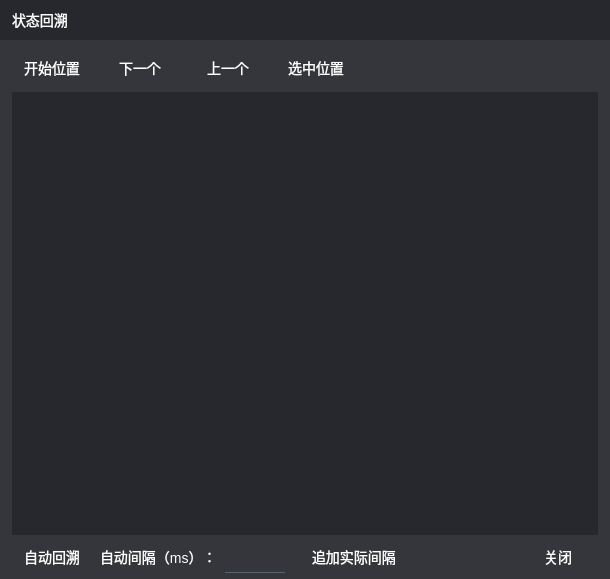
<?xml version="1.0" encoding="UTF-8"?>
<ui version="4.0">
 <class>BackTrackDlg</class>
 <widget class="QDialog" name="BackTrackDlg">
  <property name="geometry">
   <rect>
    <x>0</x>
    <y>0</y>
    <width>610</width>
    <height>579</height>
   </rect>
  </property>
  <property name="windowTitle">
   <string>Dialog</string>
  </property>
  <property name="styleSheet">
   <string notr="true">#BackTrackDlg{
background:#35363C;
}
*{
background:transparent;
font-size:14px;
color:white;
}
QPushButton{
border:none;
border-radius:4px;
}
QPushButton:hover{
background:#4C4E56;
}

QLineEdit{
border:none;
border-bottom:1px solid #5A636C;
padding-left:8px;
padding-right:8px;
}
QLineEdit:hover{
background:#4C4E56;
}
QLineEdit:focus{
border:1px solid #02BFFF;
}
QLabel[mstyle=&quot;hint&quot;]{
font-size:12px;color:#A0C2D3;
}
QCheckBox::indicator:unchecked {
    image: url(:/res/unchecked.svg);
}

QCheckBox::indicator:checked {
    image: url(:/res/checked.svg);
}
QScrollBar:vertical {
    border: none;
    background: transparent;
    width: 15px;
    margin: 0px;
}
QScrollBar::handle:vertical {
    border-radius:4px;
    background: #35363C;
    min-height: 20px;
	margin: 0px 1px 0px 1px;
}
QScrollBar::add-line,QScrollBar::sub-line {
    height: 0px;
}

QScrollBar::add-page,QScrollBar::sub-page {
    background: transparent;
}</string>
  </property>
  <layout class="QVBoxLayout" name="verticalLayout" stretch="0,1,0">
   <property name="spacing">
    <number>0</number>
   </property>
   <property name="leftMargin">
    <number>0</number>
   </property>
   <property name="topMargin">
    <number>0</number>
   </property>
   <property name="rightMargin">
    <number>0</number>
   </property>
   <property name="bottomMargin">
    <number>0</number>
   </property>
   <item>
    <widget class="QWidget" name="app_title" native="true">
     <property name="minimumSize">
      <size>
       <width>0</width>
       <height>40</height>
      </size>
     </property>
     <property name="styleSheet">
      <string notr="true">.QWidget{
background:#26282D;
}</string>
     </property>
     <layout class="QHBoxLayout" name="horizontalLayout">
      <property name="spacing">
       <number>8</number>
      </property>
      <property name="leftMargin">
       <number>12</number>
      </property>
      <property name="topMargin">
       <number>4</number>
      </property>
      <property name="rightMargin">
       <number>12</number>
      </property>
      <property name="bottomMargin">
       <number>4</number>
      </property>
      <item>
       <widget class="QLabel" name="title">
        <property name="text">
         <string>状态回溯</string>
        </property>
       </widget>
      </item>
      <item>
       <spacer name="horizontalSpacer">
        <property name="orientation">
         <enum>Qt::Horizontal</enum>
        </property>
        <property name="sizeHint" stdset="0">
         <size>
          <width>1705</width>
          <height>20</height>
         </size>
        </property>
       </spacer>
      </item>
      <item>
       <widget class="QWidget" name="system_buttons" native="true">
        <layout class="QHBoxLayout" name="horizontalLayout_2">
         <property name="spacing">
          <number>8</number>
         </property>
         <property name="leftMargin">
          <number>0</number>
         </property>
         <property name="topMargin">
          <number>0</number>
         </property>
         <property name="rightMargin">
          <number>0</number>
         </property>
         <property name="bottomMargin">
          <number>0</number>
         </property>
         <item>
          <widget class="QPushButton" name="btn_close">
           <property name="minimumSize">
            <size>
             <width>24</width>
             <height>24</height>
            </size>
           </property>
           <property name="text">
            <string/>
           </property>
           <property name="icon">
            <iconset>
             <normalon>:/res/close.svg</normalon>
            </iconset>
           </property>
           <property name="iconSize">
            <size>
             <width>16</width>
             <height>16</height>
            </size>
           </property>
          </widget>
         </item>
        </layout>
       </widget>
      </item>
     </layout>
    </widget>
   </item>
   <item>
    <widget class="QWidget" name="widget" native="true">
     <property name="styleSheet">
      <string notr="true"/>
     </property>
     <layout class="QVBoxLayout" name="verticalLayout_2">
      <property name="spacing">
       <number>8</number>
      </property>
      <property name="leftMargin">
       <number>12</number>
      </property>
      <property name="topMargin">
       <number>12</number>
      </property>
      <property name="rightMargin">
       <number>12</number>
      </property>
      <property name="bottomMargin">
       <number>0</number>
      </property>
      <item>
       <layout class="QHBoxLayout" name="horizontalLayout_4">
        <item>
         <widget class="QPushButton" name="btn_begin_pos">
          <property name="minimumSize">
           <size>
            <width>80</width>
            <height>32</height>
           </size>
          </property>
          <property name="text">
           <string>开始位置</string>
          </property>
         </widget>
        </item>
        <item>
         <widget class="QPushButton" name="btn_next">
          <property name="minimumSize">
           <size>
            <width>80</width>
            <height>32</height>
           </size>
          </property>
          <property name="text">
           <string>下一个</string>
          </property>
         </widget>
        </item>
        <item>
         <widget class="QPushButton" name="btn_previous">
          <property name="minimumSize">
           <size>
            <width>80</width>
            <height>32</height>
           </size>
          </property>
          <property name="text">
           <string>上一个</string>
          </property>
         </widget>
        </item>
        <item>
         <widget class="QPushButton" name="btn_click_pos">
          <property name="minimumSize">
           <size>
            <width>80</width>
            <height>32</height>
           </size>
          </property>
          <property name="text">
           <string>选中位置</string>
          </property>
         </widget>
        </item>
        <item>
         <spacer name="horizontalSpacer_3">
          <property name="orientation">
           <enum>Qt::Horizontal</enum>
          </property>
          <property name="sizeHint" stdset="0">
           <size>
            <width>40</width>
            <height>20</height>
           </size>
          </property>
         </spacer>
        </item>
       </layout>
      </item>
      <item>
       <widget class="QTableView" name="state_list">
        <property name="focusPolicy">
         <enum>Qt::NoFocus</enum>
        </property>
        <property name="styleSheet">
         <string notr="true">QTableView {
background:#26282D;
border:none;
color:white;
gridline-color:#35363C;
outline:none;
selection-color:white;
selection-background-color:#35363C;
}
QHeaderView::section {
padding:0px 4px 0px 4px; 
border:none;
border-right:1px solid #35363C;
border-bottom:1px solid #35363C;
background:transparent;
}
QHeaderView::section:last {
border-right:none;
}</string>
        </property>
        <property name="horizontalScrollBarPolicy">
         <enum>Qt::ScrollBarAlwaysOff</enum>
        </property>
        <property name="editTriggers">
         <set>QAbstractItemView::NoEditTriggers</set>
        </property>
        <property name="selectionMode">
         <enum>QAbstractItemView::SingleSelection</enum>
        </property>
        <property name="selectionBehavior">
         <enum>QAbstractItemView::SelectRows</enum>
        </property>
        <property name="verticalScrollMode">
         <enum>QAbstractItemView::ScrollPerPixel</enum>
        </property>
        <property name="horizontalScrollMode">
         <enum>QAbstractItemView::ScrollPerPixel</enum>
        </property>
        <attribute name="horizontalHeaderHighlightSections">
         <bool>false</bool>
        </attribute>
        <attribute name="verticalHeaderVisible">
         <bool>false</bool>
        </attribute>
       </widget>
      </item>
     </layout>
    </widget>
   </item>
   <item>
    <layout class="QHBoxLayout" name="horizontalLayout_3">
     <property name="spacing">
      <number>8</number>
     </property>
     <property name="leftMargin">
      <number>12</number>
     </property>
     <property name="topMargin">
      <number>6</number>
     </property>
     <property name="rightMargin">
      <number>12</number>
     </property>
     <property name="bottomMargin">
      <number>6</number>
     </property>
     <item>
      <widget class="QPushButton" name="btn_auto_run">
       <property name="minimumSize">
        <size>
         <width>80</width>
         <height>32</height>
        </size>
       </property>
       <property name="text">
        <string>自动回溯</string>
       </property>
      </widget>
     </item>
     <item>
      <widget class="QLabel" name="label">
       <property name="text">
        <string>自动间隔（ms）：</string>
       </property>
      </widget>
     </item>
     <item>
      <widget class="QLineEdit" name="input_auto_interval">
       <property name="minimumSize">
        <size>
         <width>0</width>
         <height>32</height>
        </size>
       </property>
       <property name="maximumSize">
        <size>
         <width>60</width>
         <height>16777215</height>
        </size>
       </property>
      </widget>
     </item>
     <item>
      <widget class="QCheckBox" name="cb_use_real_interval">
       <property name="text">
        <string>追加实际间隔</string>
       </property>
      </widget>
     </item>
     <item>
      <spacer name="horizontalSpacer_2">
       <property name="orientation">
        <enum>Qt::Horizontal</enum>
       </property>
       <property name="sizeHint" stdset="0">
        <size>
         <width>40</width>
         <height>20</height>
        </size>
       </property>
      </spacer>
     </item>
     <item>
      <widget class="QPushButton" name="btn_confirm">
       <property name="minimumSize">
        <size>
         <width>80</width>
         <height>32</height>
        </size>
       </property>
       <property name="text">
        <string>关闭</string>
       </property>
       <property name="default">
        <bool>true</bool>
       </property>
      </widget>
     </item>
    </layout>
   </item>
  </layout>
 </widget>
 <resources>
  <include location="../app.qrc"/>
 </resources>
 <connections/>
</ui>
